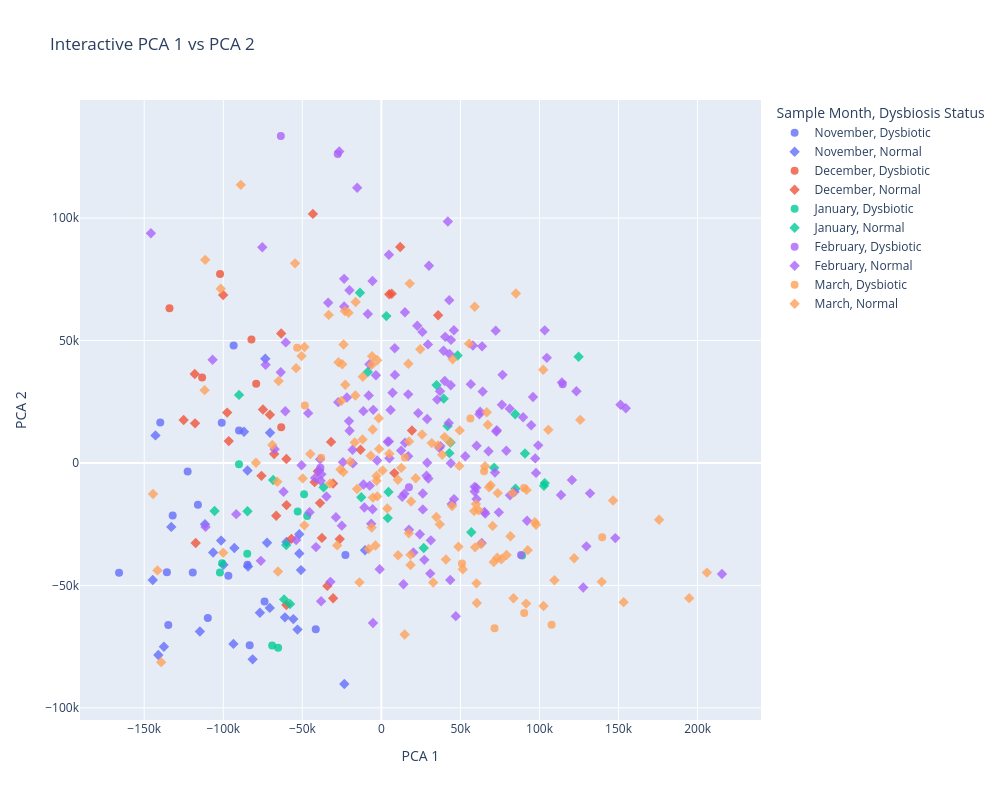

Notebook code cell kept with this figure:
### Code cell
import plotly.express as px

# Create a dataframe for interactive plotting, taking useful metadata for hover
interactive_df = pca_df.copy()
interactive_df["filename"] = interactive_df.index
interactive_df["sampID"] = trimmed_metadata["sampID"]
interactive_df["plate.pos"] = trimmed_metadata["plate.pos"]
interactive_df["Experiment Type"] = trimmed_metadata["Experiment Type"]

# Plot using plotly
fig = px.scatter(
    interactive_df,
    x="PCA 1",
    y="PCA 2",
    color="Sample Month",
    symbol="Dysbiosis Status",
    hover_data=["filename", "sampID", "plate.pos", "Experiment Type"],
    title="Interactive PCA 1 vs PCA 2",
    width=1000,
    height=800,
)

fig.update_traces(marker=dict(size=8, opacity=0.8))
fig.show()

### Figure 1 — Plotly figure (JSON) as saved in the notebook; plotly's stock layout.template omitted (floating-point values rounded to 4 significant figures; data arrays with more than 128 entries replaced by an {"elided": "..."} marker saying what was removed)
{"data": [{"customdata": [["A2450525897_n01_LICRNA01_A01", "LIC001", "A01", "Long Term"], ["A2450525897_n01_LICRNA01_B01", "LIC002", "B01", "Long Term"], ["A2450525897_n01_LICRNA01_C01", "LIC003", "C01", "Long Term"], ["A2450525897_n01_LICRNA01_H01", "LIC008", "H01", "Long Term"], ["A2450525897_n01_LICRNA01_E02", "LIC017", "E02", "Long Term"], ["A2450525897_n01_LICRNA01_F02", "LIC018", "F02", "Long Term"], ["A2450525897_n01_LICRNA01_B04", "LIC038", "B04", "Long Term"], ["A2450525897_n01_LICRNA01_E04", "LIC041", "E04", "Long Term"], ["A2450525897_n01_LICRNA01_A05", "LIC049", "A05", "Long Term"], ["A2450525897_n01_LICRNA01_B05", "LIC050", "B05", "Long Term"], ["A2450525897_n01_LICRNA01_D05", "LIC052", "D05", "Long Term"], ["A2450525897_n01_LICRNA01_F05", "LIC054", "F05", "Long Term"], ["A2450525897_n01_LICRNA01_E06", "LIC065", "E06", "Long Term"], ["A2450525897_n01_LICRNA01_F06", "LIC066", "F06", "Long Term"], ["A2450525897_n01_LICRNA01_G06", "LIC067", "G06", "Long Term"], ["A2450525897_n01_LICRNA01_H06", "LIC068", "H06", "Long Term"], ["A2534491401_n01_LICRNA05_F08", "LIC030", "F08", "Long Term"], ["A2534491401_n01_LICRNA05_H10", "LIC020", "H10", "Long Term"]], "hovertemplate": "Sample Month=November<br>Dysbiosis Status=Dysbiotic<br>PCA 1=%{x}<br>PCA 2=%{y}<br>filename=%{customdata[0]}<br>sampID=%{customdata[1]}<br>plate.pos=%{customdata[2]}<br>Experiment Type=%{customdata[3]}<extra></extra>", "legendgroup": "November, Dysbiotic", "marker": {"color": "#636efa", "opacity": 0.8, "size": 8, "symbol": "circle"}, "mode": "markers", "name": "November, Dysbiotic", "orientation": "v", "showlegend": true, "type": "scatter", "x": [-109800.0, -132000.0, -134800.0, -96790.0, -41520.0, -73900.0, -122500.0, -165900.0, -84700.0, -101000.0, -119300.0, -116100.0, -90020.0, -139900.0, -22760.0, -93460.0, -83320.0, -135700.0], "xaxis": "x", "y": [-63350.0, -21440.0, -66160.0, -46070.0, -67900.0, -56540.0, -3525.0, -44830.0, -41520.0, 16420.0, -44740.0, -17060.0, 13230.0, 16510.0, -37610.0, 47950.0, -74460.0, -44630.0], "yaxis": "y"}, {"customdata": [["A2450525897_n01_LICRNA01_E01", "LIC005", "E01", "Long Term"], ["A2450525897_n01_LICRNA01_F01", "LIC006", "F01", "Long Term"], ["A2450525897_n01_LICRNA01_B02", "LIC014", "B02", "Long Term"], ["A2450525897_n01_LICRNA01_D02", "LIC016", "D02", "Long Term"], ["A2450525897_n01_LICRNA01_G02", "LIC019", "G02", "Long Term"], ["A2450525897_n01_LICRNA01_A03", "LIC025", "A03", "Long Term"], ["A2450525897_n01_LICRNA01_B03", "LIC026", "B03", "Long Term"], ["A2450525897_n01_LICRNA01_C03", "LIC027", "C03", "Long Term"], ["A2450525897_n01_LICRNA01_D03", "LIC028", "D03", "Long Term"], ["A2450525897_n01_LICRNA01_E03", "LIC029", "E03", "Long Term"], ["A2450525897_n01_LICRNA01_G03", "LIC031", "G03", "Long Term"], ["A2450525897_n01_LICRNA01_H03", "LIC032", "H03", "Long Term"], ["A2450525897_n01_LICRNA01_A04", "LIC037", "A04", "Long Term"], ["A2450525897_n01_LICRNA01_C04", "LIC039", "C04", "Long Term"], ["A2450525897_n01_LICRNA01_D04", "LIC040", "D04", "Long Term"], ["A2450525897_n01_LICRNA01_F04", "LIC042", "F04", "Long Term"], ["A2450525897_n01_LICRNA01_G04", "LIC043", "G04", "Long Term"], ["A2450525897_n01_LICRNA01_H04", "LIC044", "H04", "Long Term"], ["A2450525897_n01_LICRNA01_C05", "LIC051", "C05", "Long Term"], ["A2450525897_n01_LICRNA01_E05", "LIC053", "E05", "Long Term"], ["A2450525897_n01_LICRNA01_H05", "LIC056", "H05", "Long Term"], ["A2450525897_n01_LICRNA01_B06", "LIC062", "B06", "Long Term"], ["A2450525897_n01_LICRNA01_C06", "LIC063", "C06", "Long Term"], ["A2450525897_n01_LICRNA01_D06", "LIC064", "D06", "Long Term"], ["A2534491401_n01_LICRNA05_A08", "LIC061", "A08", "Long Term"], ["A2534491401_n01_LICRNA05_E11", "LIC013", "E11", "Long Term"], ["A2534491401_n01_LICRNA05_G11", "LIC055", "G11", "Long Term"], ["A2534491401_n01_LICRNA05_H11", "LIC015", "H11", "Long Term"], ["A2534491401_n01_LICRNA05_B12", "LIC007", "B12", "Long Term"], ["A2534491401_n01_LICRNA05_C12", "LIC004", "C12", "Long Term"]], "hovertemplate": "Sample Month=November<br>Dysbiosis Status=Normal<br>PCA 1=%{x}<br>PCA 2=%{y}<br>filename=%{customdata[0]}<br>sampID=%{customdata[1]}<br>plate.pos=%{customdata[2]}<br>Experiment Type=%{customdata[3]}<extra></extra>", "legendgroup": "November, Normal", "marker": {"color": "#636efa", "opacity": 0.8, "size": 8, "symbol": "diamond"}, "mode": "markers", "name": "November, Normal", "orientation": "v", "showlegend": true, "type": "scatter", "x": [-92990.0, -137500.0, -73430.0, -10350.0, -72320.0, -23450.0, -59980.0, -81440.0, -76830.0, -93580.0, -53070.0, -55690.0, -51920.0, -61010.0, -70580.0, -106400.0, -99910.0, -51920.0, -114800.0, -101400.0, -111600.0, -86900.0, -142900.0, -70420.0, -84680.0, -50860.0, -132900.0, -84340.0, -141100.0, -144600.0], "xaxis": "x", "y": [-34730.0, -75030.0, 42590.0, -35610.0, -32590.0, -90260.0, -32230.0, -80200.0, -61190.0, -73880.0, -68050.0, -63750.0, -36940.0, -63050.0, -59190.0, -36570.0, -41580.0, -29100.0, -68810.0, -31690.0, -25040.0, 12740.0, 11270.0, 12330.0, -3092.0, -43750.0, -26110.0, -42250.0, -78450.0, -47780.0], "yaxis": "y"}, {"customdata": [["A2450525897_n01_LICRNA01_A07", "LIC073", "A07", "Long Term"], ["A2450525897_n01_LICRNA01_B08", "LIC098", "B08", "Long Term"], ["A2450525897_n01_LICRNA01_C08", "LIC099", "C08", "Long Term"], ["A2450525897_n01_LICRNA01_E08", "LIC101", "E08", "Long Term"], ["A2450525897_n01_LICRNA01_E10", "LIC125", "E10", "Long Term"], ["A2534491401_n01_LICRNA05_G08", "LIC079", "G08", "Long Term"]], "hovertemplate": "Sample Month=December<br>Dysbiosis Status=Dysbiotic<br>PCA 1=%{x}<br>PCA 2=%{y}<br>filename=%{customdata[0]}<br>sampID=%{customdata[1]}<br>plate.pos=%{customdata[2]}<br>Experiment Type=%{customdata[3]}<extra></extra>", "legendgroup": "December, Dysbiotic", "marker": {"color": "#EF553B", "opacity": 0.8, "size": 8, "symbol": "circle"}, "mode": "markers", "name": "December, Dysbiotic", "orientation": "v", "showlegend": true, "type": "scatter", "x": [-113400.0, -102000.0, -63370.0, -82180.0, -79190.0, -134000.0], "xaxis": "x", "y": [34930.0, 77230.0, 14590.0, 50440.0, 32340.0, 63230.0], "yaxis": "y"}, {"customdata": {"elided": "34x4 str values"}, "hovertemplate": "Sample Month=December<br>Dysbiosis Status=Normal<br>PCA 1=%{x}<br>PCA 2=%{y}<br>filename=%{customdata[0]}<br>sampID=%{customdata[1]}<br>plate.pos=%{customdata[2]}<br>Experiment Type=%{customdata[3]}<extra></extra>", "legendgroup": "December, Normal", "marker": {"color": "#EF553B", "opacity": 0.8, "size": 8, "symbol": "diamond"}, "mode": "markers", "name": "December, Normal", "orientation": "v", "showlegend": true, "type": "scatter", "x": [-125100.0, -60090.0, -117900.0, -34200.0, -118100.0, -66510.0, -31830.0, -13210.0, -37620.0, -63390.0, -40220.0, -38820.0, -60000.0, -26350.0, -30550.0, -67830.0, -75860.0, -97540.0, -60100.0, -42240.0, -96530.0, -117500.0, -74910.0, -56920.0, -70520.0, -100100.0, -43320.0, 35890.0, 6524.0, 19330.0, 11900.0, 8188.0, 4967.0, -30520.0], "xaxis": "x", "y": [17540.0, 1618.0, 16180.0, -50190.0, 36360.0, -21570.0, 8615.0, 5421.0, -30600.0, 52860.0, -3408.0, -16390.0, -17190.0, -31080.0, -8405.0, 3696.0, -5256.0, 20570.0, -58010.0, -7823.0, 8947.0, -32680.0, 21870.0, -30970.0, 19700.0, 68590.0, 101700.0, 60320.0, 69140.0, 13270.0, 88220.0, -4137.0, 68920.0, -55210.0], "yaxis": "y"}, {"customdata": [["A2450525897_n01_LICRNA01_A11", "LIC133", "A11", "Long Term"], ["A2450525897_n01_LICRNA01_G11", "LIC139", "G11", "Long Term"], ["A2450525897_n01_LICRNA01_H11", "LIC140", "H11", "Long Term"], ["A2450525897_n01_LICRNA01_A12", "LIC145", "A12", "Long Term"], ["A2450525897_n01_LICRNA01_C12", "LIC147", "C12", "Long Term"], ["A2450525897_n01_LICRNA01_E12", "LIC149", "E12", "Long Term"], ["A2449446903_n01_LICRNA02_E01", "LIC161", "E01", "Long Term"], ["A2534491401_n01_LICRNA05_D08", "LIC136", "D08", "Long Term"], ["A2534491401_n01_LICRNA05_D10", "LIC157", "D10", "Long Term"], ["A2534491401_n01_LICRNA05_C11", "LIC148", "C11", "Long Term"]], "hovertemplate": "Sample Month=January<br>Dysbiosis Status=Dysbiotic<br>PCA 1=%{x}<br>PCA 2=%{y}<br>filename=%{customdata[0]}<br>sampID=%{customdata[1]}<br>plate.pos=%{customdata[2]}<br>Experiment Type=%{customdata[3]}<extra></extra>", "legendgroup": "January, Dysbiotic", "marker": {"color": "#00cc96", "opacity": 0.8, "size": 8, "symbol": "circle"}, "mode": "markers", "name": "January, Dysbiotic", "orientation": "v", "showlegend": true, "type": "scatter", "x": [-69100.0, -52930.0, -90070.0, -102100.0, -84840.0, -65300.0, 88970.0, -46920.0, -48910.0, -100700.0], "xaxis": "x", "y": [-74510.0, -19770.0, -519.3, -44730.0, -37080.0, -75480.0, -37830.0, -21620.0, -12810.0, -40910.0], "yaxis": "y"}, {"customdata": [["A2450525897_n01_LICRNA01_B11", "LIC134", "B11", "Long Term"], ["A2450525897_n01_LICRNA01_E11", "LIC137", "E11", "Long Term"], ["A2450525897_n01_LICRNA01_F11", "LIC138", "F11", "Long Term"], ["A2450525897_n01_LICRNA01_B12", "LIC146", "B12", "Long Term"], ["A2450525897_n01_LICRNA01_F12", "LIC150", "F12", "Long Term"], ["A2450525897_n01_LICRNA01_G12", "LIC151", "G12", "Long Term"], ["A2450525897_n01_LICRNA01_H12", "LIC152", "H12", "Long Term"], ["A2449446903_n01_LICRNA02_B01", "LIC158", "B01", "Long Term"], ["A2449446903_n01_LICRNA02_C01", "LIC159", "C01", "Long Term"], ["A2449446903_n01_LICRNA02_D01", "LIC160", "D01", "Long Term"], ["A2449446903_n01_LICRNA02_G01", "LIC163", "G01", "Long Term"], ["A2449446903_n01_LICRNA02_H01", "LIC164", "H01", "Long Term"], ["A2449446903_n01_LICRNA02_A02", "LIC169", "A02", "Long Term"], ["A2449446903_n01_LICRNA02_B02", "LIC170", "B02", "Long Term"], ["A2449446903_n01_LICRNA02_C02", "LIC171", "C02", "Long Term"], ["A2449446903_n01_LICRNA02_D02", "LIC172", "D02", "Long Term"], ["A2449446903_n01_LICRNA02_E02", "LIC173", "E02", "Long Term"], ["A2449446903_n01_LICRNA02_F02", "LIC174", "F02", "Long Term"], ["A2449446903_n01_LICRNA02_G02", "LIC175", "G02", "Long Term"], ["A2449446903_n01_LICRNA02_H02", "LIC176", "H02", "Long Term"], ["B250508004_n01_LICRNA03_A03", "LIC349", "A03", "Long Term"], ["B250508004_n01_LICRNA03_C03", "LIC351", "C03", "Long Term"], ["B250508004_n01_LICRNA03_D03", "LIC352", "D03", "Long Term"], ["B250508004_n01_LICRNA03_E03", "LIC353", "E03", "Long Term"], ["B250508004_n01_LICRNA03_F03", "LIC354", "F03", "Long Term"], ["B250508004_n01_LICRNA03_G03", "LIC355", "G03", "Long Term"], ["B250508004_n01_LICRNA03_H03", "LIC356", "H03", "Long Term"], ["A2534491401_n01_LICRNA05_C08", "LIC135", "C08", "Long Term"], ["A2534491401_n01_LICRNA05_D11", "LIC350", "D11", "Long Term"]], "hovertemplate": "Sample Month=January<br>Dysbiosis Status=Normal<br>PCA 1=%{x}<br>PCA 2=%{y}<br>filename=%{customdata[0]}<br>sampID=%{customdata[1]}<br>plate.pos=%{customdata[2]}<br>Experiment Type=%{customdata[3]}<extra></extra>", "legendgroup": "January, Normal", "marker": {"color": "#00cc96", "opacity": 0.8, "size": 8, "symbol": "diamond"}, "mode": "markers", "name": "January, Normal", "orientation": "v", "showlegend": true, "type": "scatter", "x": [-84680.0, -61540.0, -105500.0, 26780.0, -60190.0, -57780.0, 4058.0, 56860.0, 71300.0, 90820.0, 102800.0, 103300.0, 43000.0, -13560.0, 48210.0, 84650.0, 34890.0, 84830.0, 43730.0, 124700.0, -68450.0, -8587.0, 39430.0, 4498.0, 41870.0, -12740.0, 3151.0, -36580.0, -90040.0], "xaxis": "x", "y": [-19740.0, -55710.0, -19620.0, -34720.0, -33540.0, -57590.0, -22500.0, -28270.0, -1960.0, 3865.0, -9322.0, -8212.0, 4028.0, 69540.0, 43880.0, 19910.0, 31810.0, -10480.0, 8341.0, 43400.0, -6958.0, 37190.0, 26270.0, -11850.0, 15080.0, -14020.0, 59980.0, -9945.0, 27800.0], "yaxis": "y"}, {"customdata": [["A2449446903_n01_LICRNA02_C07", "LIC243", "C07", "Long Term"], ["A2449446903_n01_LICRNA02_G07", "LIC247", "G07", "Long Term"], ["B250508004_n01_LICRNA03_G05", "LIC391", "G05", "Circadian Experiment 1"], ["B250508004_n01_LICRNA03_A06", "LIC397", "A06", "Circadian Experiment 1"], ["B250508004_n01_LICRNA03_B08", "LIC422", "B08", "Circadian Experiment 1"], ["B2449500127_n01_LICRNA04_C06", "LIC543", "C06", "Circadian Experiment 1"]], "hovertemplate": "Sample Month=February<br>Dysbiosis Status=Dysbiotic<br>PCA 1=%{x}<br>PCA 2=%{y}<br>filename=%{customdata[0]}<br>sampID=%{customdata[1]}<br>plate.pos=%{customdata[2]}<br>Experiment Type=%{customdata[3]}<extra></extra>", "legendgroup": "February, Dysbiotic", "marker": {"color": "#ab63fa", "opacity": 0.8, "size": 8, "symbol": "circle"}, "mode": "markers", "name": "February, Dysbiotic", "orientation": "v", "showlegend": true, "type": "scatter", "x": [17410.0, 114700.0, -27600.0, 88320.0, -63600.0, -38610.0], "xaxis": "x", "y": [-9930.0, 32190.0, 126200.0, -37580.0, 133500.0, -1974.0], "yaxis": "y"}, {"customdata": {"elided": "154x4 str values"}, "hovertemplate": "Sample Month=February<br>Dysbiosis Status=Normal<br>PCA 1=%{x}<br>PCA 2=%{y}<br>filename=%{customdata[0]}<br>sampID=%{customdata[1]}<br>plate.pos=%{customdata[2]}<br>Experiment Type=%{customdata[3]}<extra></extra>", "legendgroup": "February, Normal", "marker": {"color": "#ab63fa", "opacity": 0.8, "size": 8, "symbol": "diamond"}, "mode": "markers", "name": "February, Normal", "orientation": "v", "showlegend": true, "type": "scatter", "x": {"elided": "154 float values"}, "xaxis": "x", "y": {"elided": "154 float values"}, "yaxis": "y"}, {"customdata": [["A2449446903_n01_LICRNA02_F10", "LIC294", "F10", "Long Term"], ["A2449446903_n01_LICRNA02_E11", "LIC305", "E11", "Long Term"], ["A2449446903_n01_LICRNA02_E12", "LIC317", "E12", "Long Term"], ["B250508004_n01_LICRNA03_G01", "LIC331", "G01", "Long Term"], ["B2449500127_n01_LICRNA04_D07", "LIC580", "D07", "Circadian Experiment 2"], ["B2449500127_n01_LICRNA04_D11", "LIC628", "D11", "Circadian Experiment 2"], ["B2449500127_n01_LICRNA04_E11", "LIC629", "E11", "Circadian Experiment 2"], ["B2449500127_n01_LICRNA04_F12", "LIC642", "F12", "Circadian Experiment 2"], ["A2534491401_n01_LICRNA05_A01", "LIC673", "A01", "Circadian Experiment 2"], ["A2534491401_n01_LICRNA05_E06", "LIC737", "E06", "Circadian Experiment 2"], ["A2534491401_n01_LICRNA05_G06", "LIC739", "G06", "Circadian Experiment 2"], ["A2534491401_n01_LICRNA05_B11", "LIC578", "B11", "Circadian Experiment 2"]], "hovertemplate": "Sample Month=March<br>Dysbiosis Status=Dysbiotic<br>PCA 1=%{x}<br>PCA 2=%{y}<br>filename=%{customdata[0]}<br>sampID=%{customdata[1]}<br>plate.pos=%{customdata[2]}<br>Experiment Type=%{customdata[3]}<extra></extra>", "legendgroup": "March, Dysbiotic", "marker": {"color": "#FFA15A", "opacity": 0.8, "size": 8, "symbol": "circle"}, "mode": "markers", "name": "March, Dysbiotic", "orientation": "v", "showlegend": true, "type": "scatter", "x": [90260.0, 139700.0, 107700.0, 64940.0, 14880.0, -38090.0, 56270.0, 90320.0, -48420.0, 71570.0, 50990.0, -53290.0], "xaxis": "x", "y": [-10160.0, -30290.0, -66100.0, -3377.0, 2216.0, 2165.0, 18120.0, -61300.0, 23430.0, -67510.0, -41050.0, 47060.0], "yaxis": "y"}, {"customdata": {"elided": "127x4 str values"}, "hovertemplate": "Sample Month=March<br>Dysbiosis Status=Normal<br>PCA 1=%{x}<br>PCA 2=%{y}<br>filename=%{customdata[0]}<br>sampID=%{customdata[1]}<br>plate.pos=%{customdata[2]}<br>Experiment Type=%{customdata[3]}<extra></extra>", "legendgroup": "March, Normal", "marker": {"color": "#FFA15A", "opacity": 0.8, "size": 8, "symbol": "diamond"}, "mode": "markers", "name": "March, Normal", "orientation": "v", "showlegend": true, "type": "scatter", "x": [-111400.0, 79140.0, 102300.0, 45080.0, -6160.0, 109400.0, 102600.0, 205900.0, 139400.0, 175700.0, 146600.0, 75900.0, 40800.0, 121900.0, 153200.0, 194700.0, 68110.0, 65540.0, -2611.0, 73300.0, 83560.0, 91560.0, 92580.0, 32770.0, 51500.0, 10420.0, 40000.0, 49510.0, 85090.0, 25720.0, 125800.0, 59020.0, 58700.0, -23080.0, -32450.0, -16890.0, -50510.0, -48740.0, -48670.0, -1659.0, 69130.0, -3058.0, 97060.0, -16270.0, -1417.0, -79340.0, -49760.0, -20790.0, 14720.0, -53950.0, -3045.0, -19660.0, 17060.0, -101600.0, -88920.0, -27150.0, -22860.0, -68960.0, 17930.0, -6149.0, -54610.0, -65020.0, -23920.0, -11910.0, -33320.0, 31840.0, -5517.0, -25380.0, -2658.0, -44950.0, 35840.0, 21720.0, -16450.0, -24090.0, 61550.0, 18810.0, -15400.0, -5921.0, 82990.0, 67310.0, -139300.0, -111800.0, -141600.0, -144400.0, -65420.0, -24760.0, 59830.0, -8066.0, 18450.0, 105600.0, 38470.0, 55470.0, -65820.0, 17350.0, 10550.0, 81660.0, 18440.0, 17500.0, 48760.0, 24550.0, 44740.0, -11760.0, 63020.0, 36930.0, 73570.0, 66640.0, -6762.0, 43360.0, 12590.0, 5032.0, 71080.0, 34740.0, 70370.0, -5377.0, -100000.0, -27950.0, -3726.0, 97820.0, 60370.0, 60150.0, 727.5, 59270.0, -13880.0, -25850.0, 3729.0, 91860.0, 49300.0], "xaxis": "x", "y": [82960.0, -37570.0, 38090.0, 42320.0, -26340.0, -47910.0, -58420.0, -44770.0, -48550.0, -23200.0, -15300.0, -39310.0, -39420.0, -38920.0, -56840.0, -55210.0, -9917.0, -1334.0, -13640.0, -38670.0, -55250.0, -57420.0, -35590.0, -48820.0, -43400.0, -6875.0, 10580.0, 13320.0, 69230.0, 11630.0, 17620.0, 63810.0, -19630.0, 62090.0, -8386.0, 8399.0, 43660.0, -25480.0, 47340.0, 18260.0, -9063.0, -5337.0, -24160.0, 65760.0, 5746.0, 118.8, -6299.0, 61370.0, -70060.0, 38740.0, -7281.0, 506.7, 40540.0, 71150.0, 113600.0, 41160.0, 31960.0, 7344.0, 73260.0, 40050.0, 81540.0, 33460.0, 48400.0, 9637.0, 60490.0, 8120.0, 13660.0, 25300.0, 41950.0, 3677.0, 7156.0, -6219.0, 27580.0, -3699.0, -19340.0, -15710.0, -10600.0, 43590.0, -12320.0, 15590.0, -81330.0, 29750.0, -43870.0, -12680.0, -44300.0, 40340.0, -16780.0, -35130.0, -37510.0, 13530.0, 3359.0, 48730.0, -7680.0, -28740.0, -37710.0, -29920.0, -41680.0, 8827.0, -34180.0, 46430.0, -17540.0, 35230.0, -33090.0, -25060.0, -12290.0, 20750.0, 2939.0, 8592.0, -1991.0, 3772.0, -40440.0, -22050.0, -25700.0, -14140.0, -36690.0, -33650.0, -33690.0, -25240.0, -57180.0, -49160.0, -3067.0, -34450.0, -48750.0, -2686.0, -18610.0, -10980.0, -1181.0], "yaxis": "y"}], "layout": {"height": 800, "legend": {"title": {"text": "Sample Month, Dysbiosis Status"}, "tracegroupgap": 0}, "title": {"text": "Interactive PCA 1 vs PCA 2"}, "width": 1000, "xaxis": {"anchor": "y", "domain": [0.0, 1.0], "title": {"text": "PCA 1"}}, "yaxis": {"anchor": "x", "domain": [0.0, 1.0], "title": {"text": "PCA 2"}}}}
